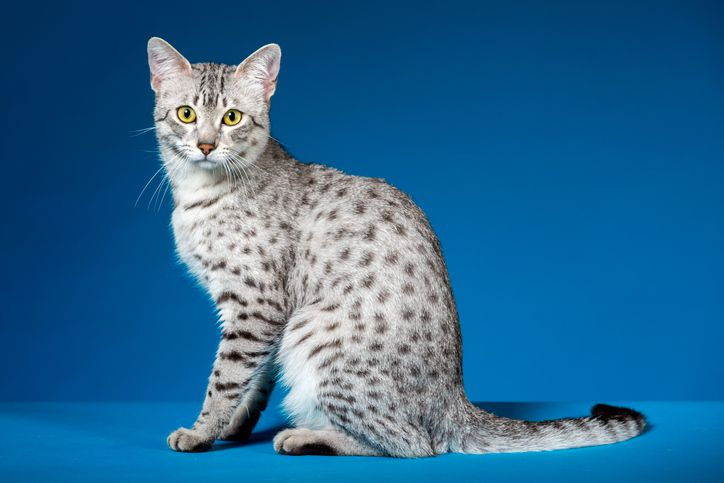
#> input picture group018/src/Design-Project/egypt_cat.jpg, 724 x 483 px
$ python prepare_test_image.py
#> lines starting #> are read from the running program, lines starting #| are printed output that depends on the picture
#!/usr/bin/env python3
"""Prepare egypt_cat.jpg for hardware simulation"""
import numpy as np
from PIL import Image

print("Loading egypt_cat.jpg...")
img = Image.open('egypt_cat.jpg')
#> img is the input picture: PIL image 724x483 RGB; mean R, G, B 42.1, 104.4, 146.5
print(f"Original size: {img.size}")
#| Original size: (724, 483)

# Convert to RGB if needed
if img.mode != 'RGB':
    img = img.convert('RGB')

# Resize to 224x224
img = img.resize((32, 32), Image.Resampling.LANCZOS)
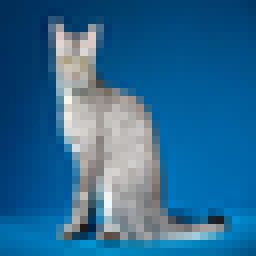
#> img: PIL image 32x32 RGB (shown 8 times larger); mean R, G, B 42.6, 104.5, 146.6
print(f"Resized to: {img.size}")
#| Resized to: (32, 32)

# Convert to numpy
img_array = np.array(img, dtype=np.uint8)
print(f"Array shape: {img_array.shape}")
#| Array shape: (32, 32, 3)

# Save as .mem file (HWC order, one byte per line in hex)
print("\nGenerating test_image.mem...")
with open('test_image.mem', 'w') as f:
    for h in range(32):
        for w in range(32):
            for c in range(3):
                f.write(f"{img_array[h, w, c]:02x}\n")

print(f"Wrote {32*32*3} bytes to test_image.mem")

# Save as numpy
np.save('test_image.npy', img_array)
print("Saved test_image.npy")

# Show sample
print(f"\nSample pixels (top-left):")
for h in range(3):
    for w in range(3):
        print(f"  ({h},{w}): R={img_array[h,w,0]:3d} G={img_array[h,w,1]:3d} B={img_array[h,w,2]:3d}")
#> this loop made 3 passes
#|   (0,0): R=  2 G= 45 B= 88
#|   (0,1): R=  1 G= 46 B= 88
#|   (0,2): R=  1 G= 47 B= 89
#|   (1,0): R=  2 G= 45 B= 87
#|   (1,1): R=  1 G= 46 B= 88
#|   (1,2): R=  2 G= 48 B= 92
#|   (2,0): R=  1 G= 46 B= 88
#|   (2,1): R=  2 G= 47 B= 90
#|   (2,2): R=  1 G= 50 B= 93

print("\n✅ Image preparation complete!")
